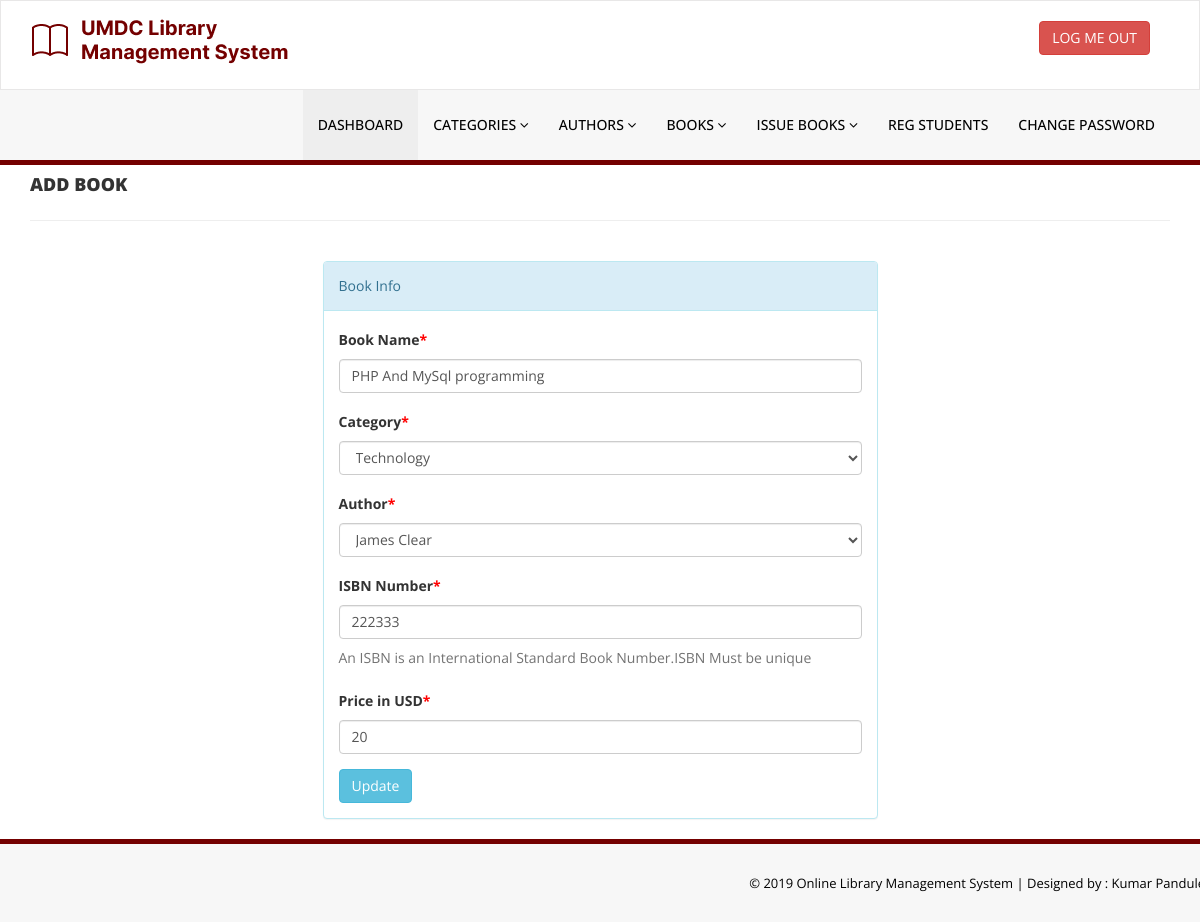
Page /library/admin/edit-book.php?bookid=1 (signed in) on the earlier database version.
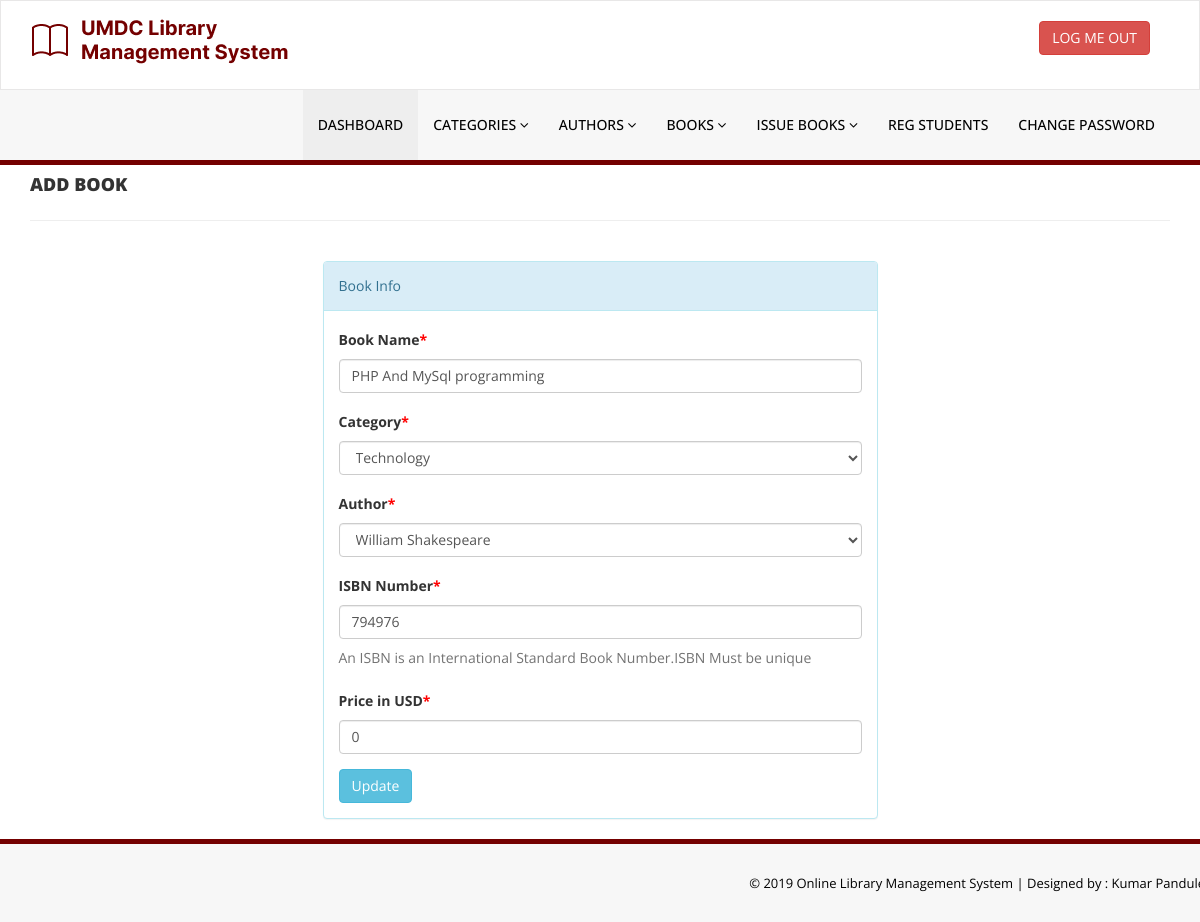
Same page on the later database version.
### tables this page shows
CREATE TABLE `tblbooks` (
  `id` int(11) NOT NULL,
  `BookName` varchar(255) DEFAULT NULL,
  `CatId` int(11) DEFAULT NULL,
  `AuthorId` int(11) DEFAULT NULL,
  `ISBNNumber` int(11) DEFAULT NULL,
  `BookPrice` int(11) DEFAULT NULL,
  `RegDate` timestamp NULL DEFAULT current_timestamp(),
  `UpdationDate` timestamp NULL DEFAULT NULL ON UPDATE current_timestamp()
);

CREATE TABLE `tblauthors` (
  `id` int(11) NOT NULL,
  `AuthorName` varchar(159) DEFAULT NULL,
  `creationDate` timestamp NULL DEFAULT current_timestamp(),
  `UpdationDate` timestamp NULL DEFAULT NULL ON UPDATE current_timestamp()
);

CREATE TABLE `tblcategory` (
  `id` int(11) NOT NULL,
  `CategoryName` varchar(150) DEFAULT NULL,
  `Status` int(1) DEFAULT NULL,
  `CreationDate` timestamp NULL DEFAULT current_timestamp(),
  `UpdationDate` timestamp NULL DEFAULT '0000-00-00 00:00:00' ON UPDATE current_timestamp()
);

### library/admin/edit-book.php (the view, shortened to what this page needs)
<?php
include('includes/config.php');
if(strlen($_SESSION['alogin'])==0)
    {
header('location:index.php');
}
else{
?>
<!DOCTYPE html>
<html xmlns="http://www.w3.org/1999/xhtml">
<head>
    <link href="assets/css/bootstrap.css" rel="stylesheet" />
    <link href="assets/css/font-awesome.css" rel="stylesheet" />
    <link href="assets/css/style.css" rel="stylesheet" />
</head>
<body>
<?php include('includes/header.php');?>
    <div class="content-wra
    <div class="content-wrapper">
         <div class="container">
        <div class="row pad-botm">
            <div class="col-md-12">
                <h4 class="header-line">Add Book</h4>
                            </div>
</div>
<div class="row">
<div class="col-md-6 col-sm-6 col-xs-12 col-md-offset-3"">
<div class="panel panel-info">
<div class="panel-heading">
Book Info
</div>
<div class="panel-body">
<form role="form" method="post">
<?php
$bookid=intval($_GET['bookid']);
$sql = "SELECT tblbooks.BookName,tblcategory.CategoryName,tblcategory.id as cid,tblauthors.AuthorName,tblauthors.id as athrid,tblbooks.ISBNNumber,tblbooks.BookPrice,tblbooks.id as bookid from  tblbooks join tblcategory on tblcategory.id=tblbooks.CatId join tblauthors on tblauthors.id=tblbooks.AuthorId where tblbooks.id=:bookid";
$query = $dbh -> prepare($sql);
$query->bindParam(':bookid',$bookid,PDO::PARAM_STR);
$query->execute();
$results=$query->fetchAll(PDO::FETCH_OBJ);
if($query->rowCount() > 0)
{
foreach($results as $result)
{               ?>
<div class="form-group">
<label>Book Name<span style="color:red;">*</span></label>
<input class="form-control" type="text" name="bookname" value="<?php echo htmlentities($result->BookName);?>" required />
</div>
<div class="form-group">
<label> Category<span style="color:red;">*</span></label>
<select class="form-control" name="category" required="required">
<option value="<?php echo htmlentities($result->cid);?>"> <?php echo htmlentities($catname=$result->CategoryName);?></option>
</select>
</div>
<div class="form-group">
<label> Author<span style="color:red;">*</span></label>
<select class="form-control" name="author" required="required">
<option value="<?php echo htmlentities($result->athrid);?>"> <?php echo htmlentities($athrname=$result->AuthorName);?></option>
</select>
</div>
<div class="form-group">
<label>ISBN Number<span style="color:red;">*</span></label>
<input class="form-control" type="text" name="isbn" value="<?php echo htmlentities($result->ISBNNumber);?>"  required="required" />
<p class="help-block">An ISBN is an International Standard Book Number.ISBN Must be unique</p>
</div>
 <div class="form-group">
 <label>Price in USD<span style="color:red;">*</span></label>
 <input class="form-control" type="text" name="price" value="<?php echo htmlentities($result->BookPrice);?>"   required="required" />
 </div>
 <?php }} ?>
<button type="submit" name="update" class="btn btn-info">Update </button>
                                    </form>
                            </div>
                        </div>
                            </div>
        </div>
    </div>
    </div>
  <?php include('includes/footer.php');?>
</body>
</html>
<?php } ?>

Differences in the rows shown:
changed tblbooks "PHP And MySql programming": author "James Clear" → "William Shakespeare"; isbn "222333" → "794976"; price "20" → "0"
